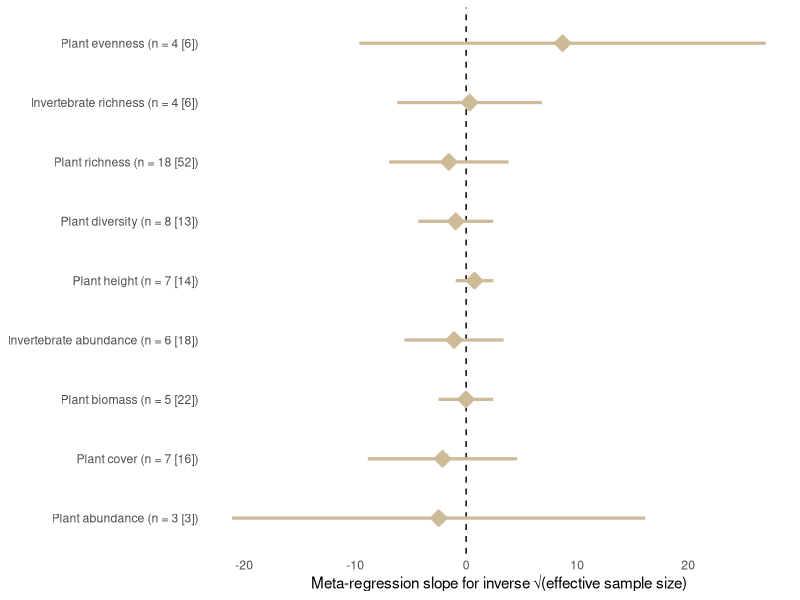
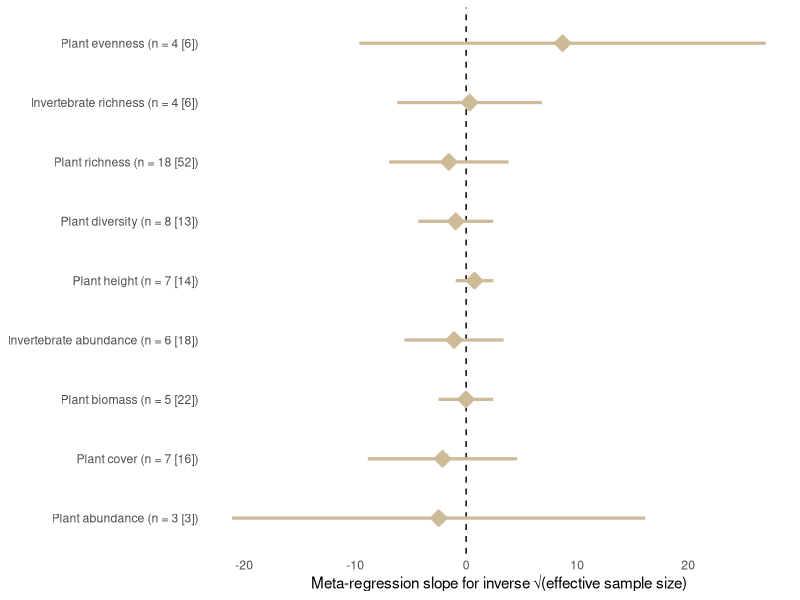

Reproduce these figures in R, in order.
#### Test for publication bias ####


library(data.table)
library(tidyverse)
library(metafor)


# load data ---------

dt_raw <- fread("data/processed_data/clean_rewilding_meta_dataset.csv")



dt <-  dt_raw %>%
  mutate(eff_n = (n_high_megafauna*n_low_megafauna) / (n_high_megafauna + n_low_megafauna),
         inv_sqrt_eff_n = 1/sqrt(eff_n), ## 1/sqrt(eff_N) for testing for publication bias. If slope is significant == BIAS
         inv_eff_n := 1/(eff_n)) ## If there is bias, use 1/eff_N. The intercept of this is an unbiased estimate of true effect (use alpha = 0.01)


## 1.1 create model guide ----------------

distinct_responses = unique(dt %>% 
                              filter(experimental_mechanism != "islands with and without herbivore") %>% 
                              group_by(eco_response) %>% 
                              mutate(n_citations = n_distinct(citation)) %>%
                              filter(n_citations >= 3) %>% 
                              pull(eco_response))

model_guide <- CJ(eco_response = c(distinct_responses), 
                  mods = c("inv_sqrt_eff_n", "inv_eff_n")) %>% 
  mutate(formula = paste("~", mods))
table(model_guide)


# Now create 'selection' formula for dataset 
model_guide[, select := paste0("eco_response == ", "'" , eco_response, "'")]
model_guide

# add a unique ID
model_guide[, model_id := paste(eco_response, "bias_model",sep = "_")]
model_guide[, model_id := gsub(":", "_", model_id)]
model_guide

set.seed(161)

#1.2. model for loop ------------

dt_res <- data.frame()

for(i in 1:nrow(model_guide)){
  
  #  result <- tryCatch({ 
  #build data
  dt_sub = dt[eval(parse(text = model_guide[i, ]$select)),] %>% 
    filter(experimental_mechanism != "islands with and without herbivore") %>% 
    group_by(citation) %>% 
    slice_max(time_series_clean)
  
  
  m_smd <- rma.mv(yi = yi_smdh, # intercept only model
                  V = vi_smdh, 
                  mods = as.formula(model_guide[i, ]$formula), #invesrse square root of effective sample size 
                  random = list(~ 1 | site_name,
                                ~ 1 | citation), 
                  data = dt_sub, 
                  method = "REML",  test = "t", dfs = "contain")
  
  dt_smd <- data.frame(
    eco_response = model_guide[i, ]$eco_response, 
    estimate = m_smd$b[2], 
    ci_lb = m_smd$ci.lb[2],
    ci_ub = m_smd$ci.ub[2],
    p_val = m_smd$pval[2],
    n = nrow(dt_sub),
    n_citations = n_distinct(dt_sub$citation),
    effect_size = "SMD", 
    mod = model_guide[i, ]$mods, 
    term = model_guide[i, ]$mods)
  
  dt_smd_int <- data.frame(
    eco_response = model_guide[i, ]$eco_response, 
    estimate = m_smd$b[1], 
    ci_lb = m_smd$ci.lb[1],
    ci_ub = m_smd$ci.ub[1],
    p_val = m_smd$pval[1],
    n = nrow(dt_sub),
    n_citations = n_distinct(dt_sub$citation),
    effect_size = "SMD", 
    mod = model_guide[i, ]$mods, 
    term = "intercept")
  
  dt_tmp = dt_smd %>% rbind(dt_smd_int)
  
  dt_res <- rbind(dt_tmp, dt_res)  
  
  cat(i,"/",nrow(model_guide),"\r")
}


dt_res_plot = dt_res %>% 
  mutate(
    clean_response = case_when(
      .default = eco_response,
      eco_response == "soil_ph" ~ "Soil pH",
      eco_response == "soil_p" ~ "Soil P",
      eco_response == "soil_density" ~ "Soil bulk density",
      eco_response == "soil_cn" ~ "Soil C:N ratio",
      
      eco_response == "plant_richness" ~ "Plant richness",
      eco_response == "plant_height" ~ "Plant height",
      eco_response == "plant_evenness" ~ "Plant evenness",
      eco_response == "plant_diversity" ~ "Plant diversity",
      eco_response == "plant_cover" ~ "Plant cover",
      eco_response == "plant_biomass" ~ "Plant biomass",
      eco_response == "plant_abundance" ~ "Plant abundance",
      
      eco_response == "invertebrate_richness" ~ "Invertebrate richness",
      eco_response == "invertebrate_diversity" ~ "Invertebrate diversity",
      eco_response == "invertebrate_abundance" ~ "Invertebrate abundance",
      
      eco_response == "bird_abundance" ~ "Bird abundance",
      eco_response == "bare_ground" ~ "Bare ground"), 
    significance = ifelse(ci_lb > 0 | ci_ub < 0, "Significant", "Not significant"), 
    clean_response = reorder(clean_response, estimate), 
    label_n = paste0(clean_response, " (n = ", n_citations, " [", n, "])"),
    label_n = reorder(label_n, estimate)) 


#plot coefficient estimates of inverse square-root effective sample size

p_res <- dt_res_plot %>% 
  filter(mod == "inv_sqrt_eff_n" & term == "inv_sqrt_eff_n") %>%
  ggplot() +
  geom_vline(xintercept = 0, linetype = "dashed") +
  geom_pointrange(aes(x = estimate,
                      y = label_n,
                      xmin = ci_lb,
                      xmax = ci_ub, fill = significance, color = significance),
                  shape = 23, size = 0.9, linewidth = 1.1) +
  scale_fill_manual(values = c("Significant" = "#D55E00", "Not significant" = "wheat3")) +
  scale_color_manual(values = c("Significant" = "#D55E00", "Not significant" = "wheat3")) +
  labs(x = "Meta-regression slope for inverse √(effective sample size)", y = NULL, color = "") +
  # facet_wrap(~effect_size, scales = "free_x") +
  theme_minimal() +
  theme(
    panel.grid = element_blank(),
    legend.position = "none")

p_res #cool, doesn't look like evidence for publication bias 
ggsave(plot = p_res, "builds/plots/supplement/publication_bias_results.png", dpi = 900, height = 3, width = 9)

  
  
  
